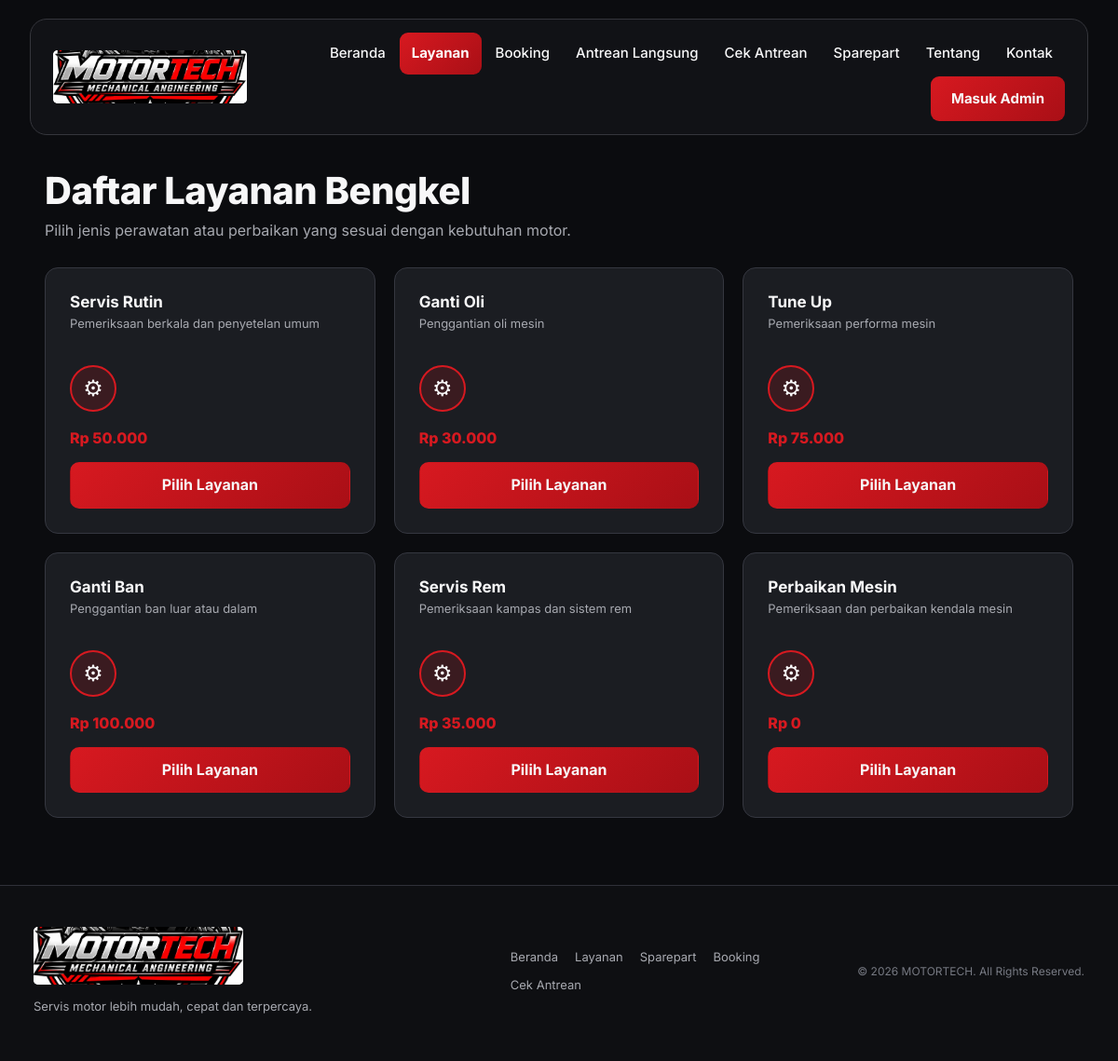
Screenshot of /public/index.php?page=layanan with the database file from the repository.
### tables this page shows
CREATE TABLE IF NOT EXISTS services (
 id INT AUTO_INCREMENT PRIMARY KEY,
 name VARCHAR(100) NOT NULL,
 description VARCHAR(255) DEFAULT '',
 price DECIMAL(12,2) NOT NULL DEFAULT 0,
 is_active TINYINT(1) NOT NULL DEFAULT 1,
 created_at TIMESTAMP DEFAULT CURRENT_TIMESTAMP
);

### public/index.php (called while the page is built, shortened)
<?php
require_once __DIR__ . '/../app/Core/Database.php';
require_once __DIR__ . '/../app/Models/Service.php';
function e($v): string { return htmlspecialchars((string)$v, ENT_QUOTES, 'UTF-8'); }
function money($v): string { return 'Rp ' . number_format((float)$v,0,',','.'); }
$page = (string)($_GET['page'] ?? 'home');
try {
    $serviceModel = new Service();
} catch (\PDOException $exception) {
    error_log('MOTORTECH database connection error: ' . $exception->getMessage());
    http_response_code(503);
    include __DIR__ . '/../app/Views/database_error.php';
    exit;
}
if (in_array($page, ['home','layanan','booking','antri','booking-jadwal','booking-submit'], true)) {
    $services = $serviceModel->all();
}
include __DIR__ . '/../app/Views/layout.php';

### app/Core/Database.php (called while the page is built, shortened)
<?php
class Database {
    private static ?PDO $connection = null;
    public static function connect(): PDO {
        if (self::$connection) return self::$connection;
        $config = require __DIR__ . '/../../config/config.php';
        $db = $config['db'];
        $port = (int)($db['port'] ?? 3306);
        $dsn = "mysql:host={$db['host']};port={$port};dbname={$db['name']};charset={$db['charset']}";
        self::$connection = new PDO($dsn, $db['user'], $db['pass'], [
            PDO::ATTR_ERRMODE => PDO::ERRMODE_EXCEPTION,
            PDO::ATTR_DEFAULT_FETCH_MODE => PDO::FETCH_ASSOC,
            PDO::ATTR_EMULATE_PREPARES => false,
        ]);
        return self::$connection;
    }
}

### app/Models/Service.php (called while the page is built, shortened)
<?php
class Service {
    private $db;
    public function __construct() { $this->db=Database::connect(); }
    public function all(): array { return $this->db->query("SELECT * FROM services WHERE is_active=1 ORDER BY id")->fetchAll(); }
}

### app/Views/layanan.php (the view)
<section class="page-head">
  <h1>Daftar Layanan Bengkel</h1>
  <p>Pilih jenis perawatan atau perbaikan yang sesuai dengan kebutuhan motor.</p>
</section>
<?php if (!$services): ?>
  <div class="empty-state">
    <strong>Belum ada layanan</strong>
    <p class="muted">Layanan akan tampil di sini setelah ditambahkan oleh admin.</p>
  </div>
<?php else: ?>
  <div class="service-grid">
    <?php foreach ($services as $service): ?>
      <article class="service-card">
        <div class="service-card-top">
          <h3><?=e($service['name'])?></h3>
          <p class="muted"><?=e($service['description'] ?: 'Layanan bengkel MOTORTECH.')?></p>
        </div>
        <span class="gear">⚙</span>
        <strong class="price"><?=money($service['price'])?></strong>
        <a class="btn btn-red btn-block" href="index.php?page=booking&service_id=<?=(int)$service['id']?>">Pilih Layanan</a>
      </article>
    <?php endforeach; ?>
  </div>
<?php endif; ?>

### app/Views/layout.php
<?php
$adminPages = ['dashboard','queue','bookings','customers','services','spareparts','transactions','history','reports','settings'];
if (in_array($page, $adminPages, true)) {
    include __DIR__ . '/layout_admin.php';
} else {
    include __DIR__ . '/layout_public.php';
}

### app/Views/layout_public.php (shortened to what this page needs)
<!doctype html>
<html lang="id">
<head>
<link href="https://cdn.jsdelivr.net/npm/bootstrap@5.3.3/dist/css/bootstrap.min.css" rel="stylesheet">
<link rel="stylesheet" href="assets/css/style.css?v=<?=filemtime(__DIR__ . '/../../public/assets/css/style.css')?>">
</head>
<body class="public-site<?= $page==='login'?' public-bare':'' ?>">
<?php
$navActive = [
    'home' => ['home'],
    'layanan' => ['layanan'],
    'booking' => ['booking','booking-jadwal','success'],
    'antri' => ['antri'],
    'status' => ['status','tiket'],
    'sparepart' => ['sparepart'],
];
$isActive = function (string $key) use ($page, $navActive): string {
    return in_array($page, $navActive[$key] ?? [], true) ? 'active' : '';
};
?>
<?php if ($page !== 'login'): ?>
<header class="topbar-wrap">
  <nav class="topbar navbar navbar-expand-lg navbar-dark">
    <div class="container">
      <a class="navbar-brand brand" href="index.php">
        <img class="brand-logo" src="assets/images/motortech-logo.png" alt="MOTORTECH Mechanical Engineering">
      </a>
      <div class="collapse navbar-collapse" id="siteNavMenu">
        <div class="navbar-nav ms-auto align-items-lg-center">
          <a class="nav-link <?= $isActive('home') ?>" href="index.php">Beranda</a>
          <a class="nav-link <?= $isActive('layanan') ?>" href="index.php?page=layanan">Layanan</a>
          <a class="nav-link <?= $isActive('booking') ?>" href="index.php?page=booking">Booking</a>
          <a class="nav-link <?= $isActive('antri') ?>" href="index.php?page=antri">Antrean Langsung</a>
          <a class="nav-link <?= $isActive('status') ?>" href="index.php?page=status">Cek Antrean</a>
          <a class="nav-link <?= $isActive('sparepart') ?>" href="index.php?page=sparepart">Sparepart</a>
          <a class="nav-link" href="index.php#tentang">Tentang</a>
          <a class="nav-link" href="index.php#kontak">Kontak</a>
          <a class="nav-link nav-admin" href="index.php?page=login">Masuk Admin</a>
        </div>
      </div>
    </div>
  </nav>
</header>
<?php endif; ?>
<main class="public-main">
<?php include $view; ?>
</main>
<?php if ($page !== 'login'): ?>
<footer class="site-footer" id="kontak">
  <div class="container footer-inner">
    <div class="footer-brand">
      <img class="brand-logo footer-logo" src="assets/images/motortech-logo.png" alt="MOTORTECH Mechanical Engineering">
      <p>Servis motor lebih mudah, cepat dan terpercaya.</p>
    </div>
    <div class="footer-links">
      <a href="index.php">Beranda</a>
      <a href="index.php?page=layanan">Layanan</a>
      <a href="index.php?page=sparepart">Sparepart</a>
      <a href="index.php?page=booking">Booking</a>
      <a href="index.php?page=status">Cek Antrean</a>
    </div>
    <div class="footer-note">© <?=date('Y')?> MOTORTECH. All Rights Reserved.</div>
  </div>
</footer>
<?php endif; ?>
</body>
</html>

### rows the page displays
services: name "Servis Rutin", description "Pemeriksaan berkala dan penyetelan umum", price "Rp 50.000"
services: name "Ganti Oli", description "Penggantian oli mesin", price "Rp 30.000"
services: name "Tune Up", description "Pemeriksaan performa mesin", price "Rp 75.000"
services: name "Ganti Ban", description "Penggantian ban luar atau dalam", price "Rp 100.000"
services: name "Servis Rem", description "Pemeriksaan kampas dan sistem rem", price "Rp 35.000"
services: name "Perbaikan Mesin", description "Pemeriksaan dan perbaikan kendala mesin", price "Rp 0"
